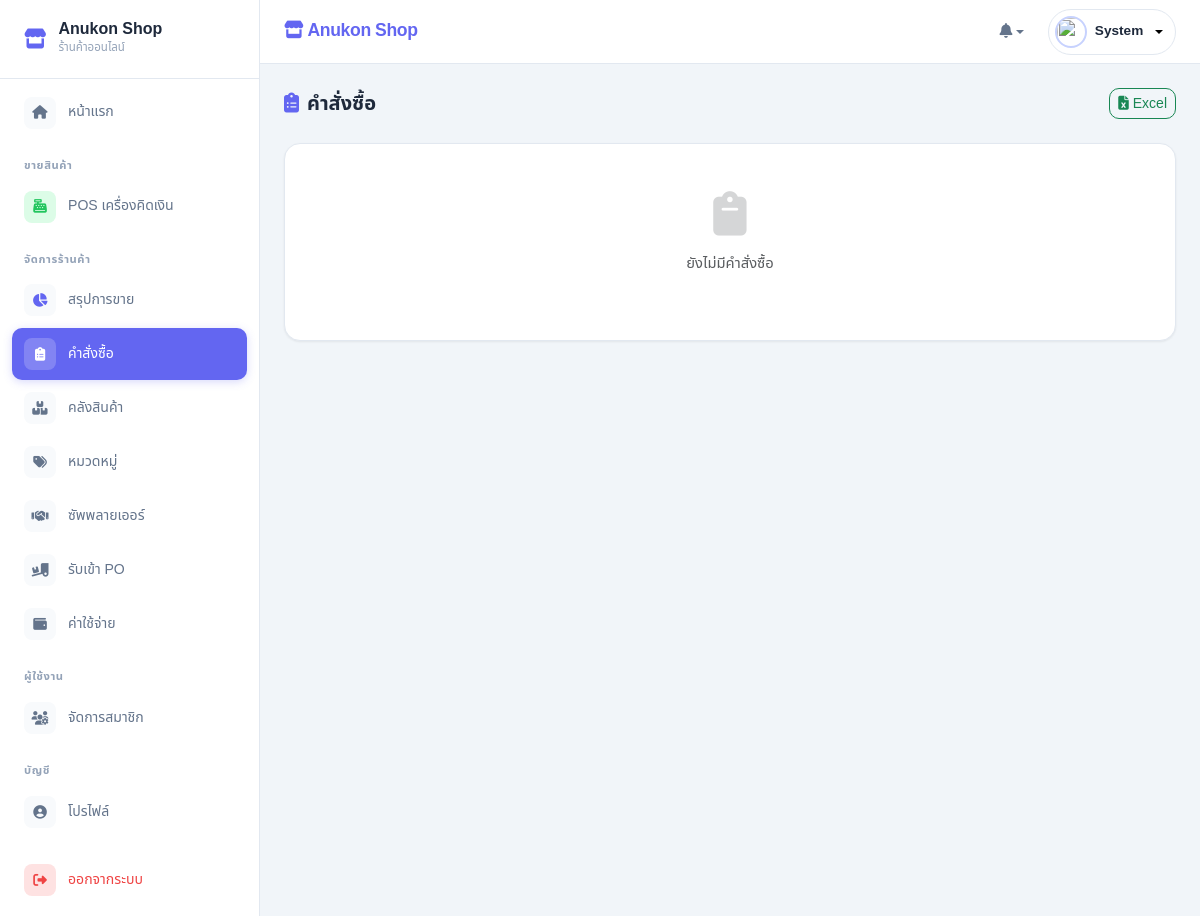
Page /views/orders_manage.php (signed in) on the earlier database version.
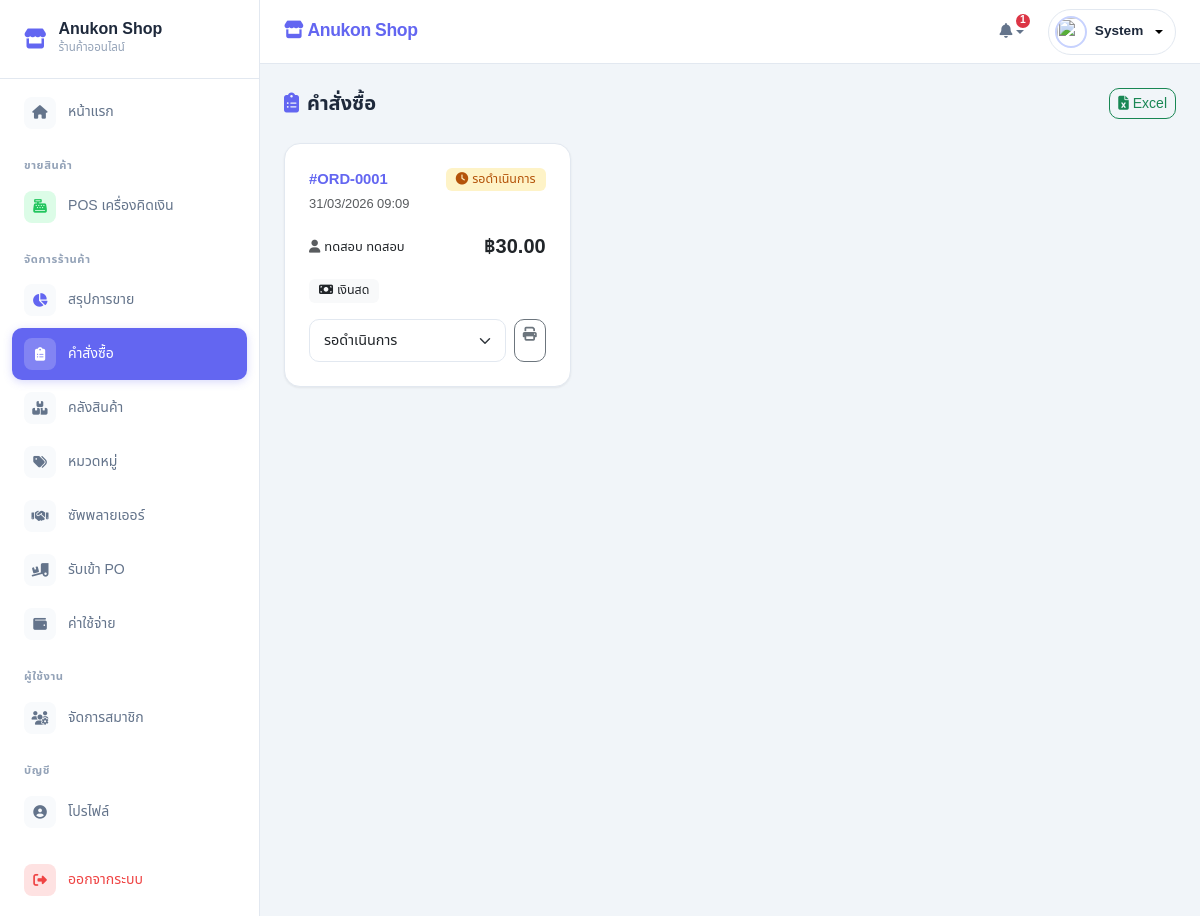
Same page on the later database version.
### tables this page shows
CREATE TABLE `bill_sales` (
  `sale_id` int(11) NOT NULL,
  `user_id` int(11) DEFAULT NULL,
  `address_id` int(11) DEFAULT NULL,
  `sale_date` timestamp NOT NULL DEFAULT current_timestamp(),
  `total_price` decimal(12,2) NOT NULL,
  `shipping_type` varchar(50) DEFAULT NULL,
  `payment_type` varchar(50) DEFAULT NULL,
  `sale_status` tinyint(4) DEFAULT 1,
  `slip_img` varchar(255) DEFAULT NULL,
  `slip_confirmed` tinyint(4) DEFAULT 0,
  `remark` text DEFAULT NULL,
  `created_at` timestamp NOT NULL DEFAULT current_timestamp(),
  `updated_at` timestamp NOT NULL DEFAULT current_timestamp() ON UPDATE current_timestamp()
);

CREATE TABLE `users` (
  `user_id` int(11) NOT NULL,
  `username` varchar(50) NOT NULL,
  `password` varchar(255) NOT NULL,
  `first_name` varchar(100) DEFAULT NULL,
  `last_name` varchar(100) DEFAULT NULL,
  `nick_name` varchar(50) DEFAULT NULL,
  `phone_no` varchar(20) DEFAULT NULL,
  `email` varchar(100) DEFAULT NULL,
  `address_id` int(11) DEFAULT NULL,
  `user_status` tinyint(4) DEFAULT 1 COMMENT '1=Active, 0=Inactive',
  `role` enum('admin','staff','customer') DEFAULT 'customer',
  `profile` varchar(255) DEFAULT NULL,
  `created_at` timestamp NOT NULL DEFAULT current_timestamp(),
  `updated_at` timestamp NOT NULL DEFAULT current_timestamp() ON UPDATE current_timestamp()
);

### views/orders_manage.php (the view, shortened to what the changed rows need)
<?php
include_once '../includes/header.php';
$sql = "SELECT b.sale_id, b.sale_date, b.total_price, b.payment_type, b.sale_status, b.slip_img,
               u.first_name, u.last_name
        FROM bill_sales b JOIN users u ON b.user_id = u.user_id
        ORDER BY b.sale_date DESC";
$result = $conn->query($sql);
$status_config = [
    0 => ['label' => 'ยกเลิก', 'bg' => 'var(--danger-soft)', 'color' => 'var(--danger)', 'icon' => 'fa-ban'],
    1 => ['label' => 'รอดำเนินการ', 'bg' => 'var(--warning-soft)', 'color' => '#b45309', 'icon' => 'fa-clock'],
    2 => ['label' => 'กำลังจัดส่ง', 'bg' => 'var(--info-soft)', 'color' => 'var(--info)', 'icon' => 'fa-truck-fast'],
    3 => ['label' => 'สำเร็จ', 'bg' => 'var(--success-soft)', 'color' => 'var(--success)', 'icon' => 'fa-circle-check'],
];
?>
<main class="page-content fade-up">
    <div class="row g-3">
        <?php if ($result->num_rows > 0): ?>
            <?php while($row = $result->fetch_assoc()):
                $cfg = $status_config[$row['sale_status']] ?? $status_config[1];
            ?>
            <div class="col-12 col-md-6 col-xl-4">
                <div class="card p-4 h-100">
                    <div class="d-flex justify-content-between align-items-start mb-3">
                        <div>
                            <div class="fw-bold text-primary">#ORD-<?php echo str_pad($row['sale_id'], 4, '0', STR_PAD_LEFT); ?></div>
                            <small class="text-muted"><?php echo date_format(date_create($row['sale_date']), "d/m/Y H:i"); ?></small>
                        </div>
                        <span class="badge" style="background: <?php echo $cfg['bg']; ?>; color: <?php echo $cfg['color']; ?>;">
                            <i class="fa-solid <?php echo $cfg['icon']; ?> me-1"></i><?php echo $cfg['label']; ?>
                        </span>
                    </div>
                    <div class="d-flex justify-content-between align-items-center mb-3">
                        <div class="small">
                            <i class="fa-solid fa-user text-muted me-1"></i><?php echo $row['first_name'] . ' ' . $row['last_name']; ?>
                        </div>
                        <div class="fw-bold fs-5">฿<?php echo number_format($row['total_price'], 2); ?></div>
                    </div>
                    <div class="d-flex align-items-center gap-2 mb-3">
                        <?php if($row['payment_type'] == 'COD'): ?>
                            <span class="badge bg-light text-dark"><i class="fa-solid fa-money-bill me-1"></i>เงินสด</span>
                        <?php else: ?>
                            <a href="../uploads/slips/<?php echo $row['slip_img']; ?>" target="_blank" class="badge bg-primary text-decoration-none text-white">
                                <i class="fa-solid fa-image me-1"></i>ดูสลิป
                            </a>
                        <?php endif; ?>
                    </div>
                    <div class="d-flex gap-2 mt-auto">
                        <select class="form-select form-select-sm flex-grow-1 status-dropdown" data-id="<?php echo $row['sale_id']; ?>">
                            <option value="1" <?php echo $row['sale_status'] == 1 ? 'selected' : ''; ?>>รอดำเนินการ</option>
                        </select>
                        <a href="print_order.php?id=<?php echo $row['sale_id']; ?>" target="_blank" class="btn btn-sm btn-outline-secondary" title="พิมพ์">
                            <i class="fa-solid fa-print"></i>
                        </a>
                    </div>
                </div>
            </div>
            <?php endwhile; ?>
        <?php else: ?>
            <div class="col-12">
                <div class="card p-5 text-center text-muted">
                    <i class="fa-solid fa-clipboard fa-3x mb-3 opacity-25"></i>
                    <p>ยังไม่มีคำสั่งซื้อ</p>
                </div>
            </div>
        <?php endif; ?>
    </div>
</main>
<?php include_once '../includes/footer.php'; ?>

### includes/header.php (shortened to what the changed rows need)
<?php
require_once '../config/db_config.php';
$notifications = [];
$noti_count = 0;
if ($_SESSION['role'] === 'admin') {
    $res = $conn->query("SELECT COUNT(*) as c FROM bill_sales WHERE sale_status = 1");
    if ($res && $row = $res->fetch_assoc()) {
        if ($row['c'] > 0) {
            $noti_count += $row['c'];
        }
    }
} else if ($_SESSION['role'] === 'customer') {
    $uid = $_SESSION['user_id'];
    $cart_sql = "SELECT SUM(quantity) as total_qty FROM cart_items WHERE user_id = ?";
    $stmt_cart = $conn->prepare($cart_sql);
    $stmt_cart->bind_param("i", $uid);
    $stmt_cart->execute();
    $cart_res = $stmt_cart->get_result()->fetch_assoc();
    $cart_count = $cart_res['total_qty'] ?? 0;
    $stmt_cart->close();
    $res = $conn->query("SELECT sale_id, sale_status FROM bill_sales WHERE user_id = $uid ORDER BY sale_id DESC LIMIT 5");
    if ($res) {
        while ($row = $res->fetch_assoc()) {
            $status_text = '';
            $icon = '';
            $color = '';
            switch ($row['sale_status']) {
                case 1:
                    $status_text = "รอตรวจสอบ/ชำระเงิน";
                    $icon = "fa-clock";
                    $color = "warning";
                    break;
                case 2:
                    $status_text = "กำลังจัดเตรียมสินค้า";
                    $icon = "fa-box";
                    $color = "info";
                    break;
                case 3:
                    $status_text = "จัดส่งเรียบร้อยแล้ว";
                    $icon = "fa-check-circle";
                    $color = "success";
                    break;
                case 4:
                    $status_text = "ชำระเงินเรียบร้อย (รับเอง)";
                    $icon = "fa-store";
                    $color = "primary";
                    break;
                case 0:
                    $status_text = "ยกเลิกคำสั่งซื้อแล้ว";
                    $icon = "fa-xmark";
                    $color = "danger";
                    break;
            }
            $notifications[] = ['icon' => $icon, 'color' => $color, 'text' => "ออเดอร์ #{$row['sale_id']} {$status_text}", 'link' => "order_detail.php?id={$row['sale_id']}"];
            $noti_count++;
        }
    }
}
?>
<!DOCTYPE html>
<html lang="th">
<head>
    <link href="https://cdn.jsdelivr.net/npm/bootstrap@5.3.0/dist/css/bootstrap.min.css" rel="stylesheet">
    <link rel="stylesheet" href="https://cdnjs.cloudflare.com/ajax/libs/font-awesome/6.4.0/css/all.min.css">
</head>
<body>
    <div id="wrapper">
        <div id="content-wrapper">
            <header class="top-navbar d-flex justify-content-between align-items-center">
                <div class="d-flex align-items-center gap-3">
                    <div class="dropdown">
                        <button class="btn-nav dropdown-toggle border-0" type="button" data-bs-toggle="dropdown"
                            aria-expanded="false" style="background:none;">
                            <i class="fa-solid fa-bell"></i>
                            <?php if ($noti_count > 0): ?>
                                <span class="cart-badge bg-danger"
                                    style="right:0; top:0;"><?php echo $noti_count > 9 ? '9+' : $noti_count; ?></span>
                            <?php endif; ?>
                        </button>
                    </div>
                </div>
            </header>

Differences in the rows shown:
added bill_sales: sale_id "0001", sale_date "31/03/2026 09:09", sale_status "รอดำเนินการ", user.first_name "ทดสอบ", user.last_name "ทดสอบ", total_price "30.00", payment_type "COD" (drawn), sale_status+sale_id "รอดำเนินการ"
Other differences:
$noti_count: (not shown) → "1"
text no longer shown: "ยังไม่มีคำสั่งซื้อ"
